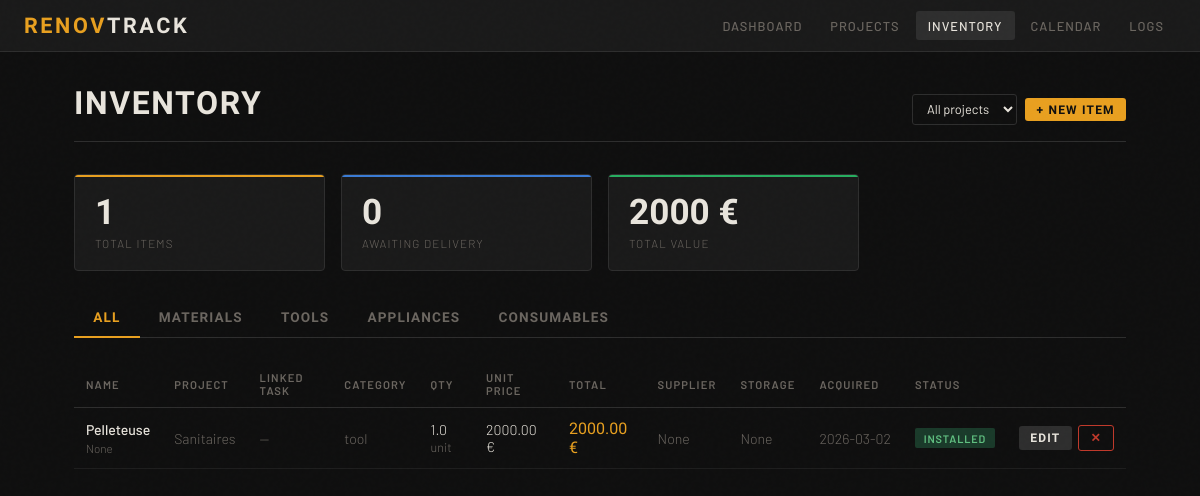
The page /inventory on the database as committed earlier.
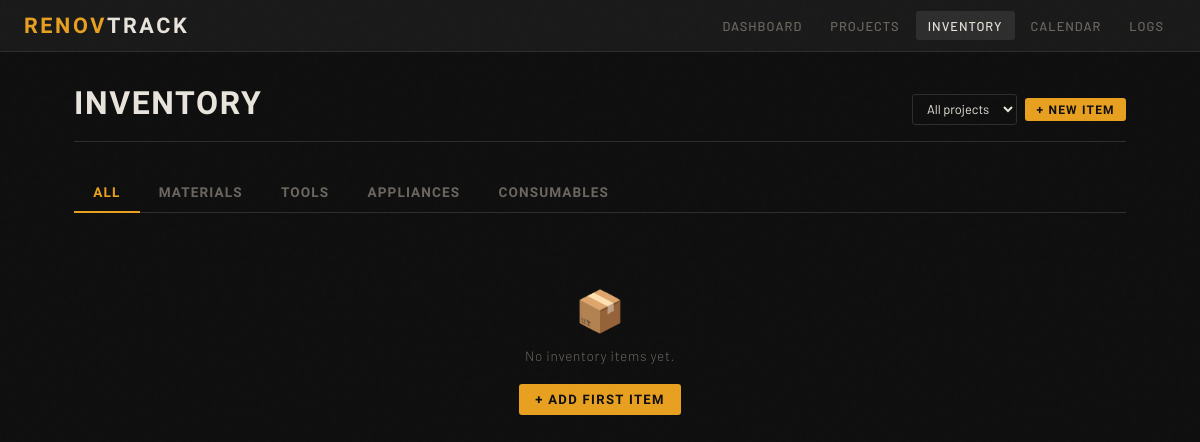
The same page on the database as committed later.
### app/models/models.py (models this page shows, shortened)
class InventoryItemBase(SQLModel):
    name: str
    category: str = "material"  # material | tool | appliance | consumable
    quantity: float = 0.0
    unit: str = "unit"
    unit_price: float = 0.0
    status: str = "pending"  # pending | ordered | delivered | installed
    supplier: Optional[str] = None
    acquisition_date: Optional[date] = None
    storage: Optional[str] = None
    notes: Optional[str] = None

class InventoryItem(InventoryItemBase, table=True):
    id: Optional[int] = Field(default=None, primary_key=True)
    project_id: int = Field(foreign_key="project.id")
    zone_id: Optional[int] = Field(default=None, foreign_key="zone.id")
    linked_task_id: Optional[int] = Field(default=None, foreign_key="task.id")
    created_at: datetime = Field(default_factory=datetime.utcnow)
    project: Optional[Project] = Relationship(back_populates="inventory_items")
    zone: Optional[Zone] = Relationship(back_populates="inventory_items")
    linked_task: Optional[Task] = Relationship(back_populates="inventory_items")

class ProjectBase(SQLModel):
    name: str
    description: Optional[str] = None
    status: str = "planning"  # planning | active | on_hold | done
    budget_total: float = 0.0
    start_date: Optional[date] = None
    estimated_end_date: Optional[date] = None

class Project(ProjectBase, table=True):
    id: Optional[int] = Field(default=None, primary_key=True)
    building_id: int = Field(foreign_key="building.id")
    created_at: datetime = Field(default_factory=datetime.utcnow)
    building: Optional[Building] = Relationship(back_populates="projects")
    zones: List["Zone"] = Relationship(back_populates="project")
    tasks: List["Task"] = Relationship(back_populates="project")
    inventory_items: List["InventoryItem"] = Relationship(back_populates="project")
    expenses: List["Expense"] = Relationship(back_populates="project")
    daily_logs: List["DailyLog"] = Relationship(back_populates="project")

### app/routers/pages.py (the view)
@router.get("/inventory")
async def inventory_page(
    request: Request,
    project_id: Optional[int] = Query(default=None),
    session: AsyncSession = Depends(get_session),
):
    q = select(InventoryItem)
    if project_id:
        q = q.where(InventoryItem.project_id == project_id)
    items_r = await session.execute(
        q.order_by(
            InventoryItem.acquisition_date.desc().nullslast(), InventoryItem.name
        )
    )
    items = items_r.scalars().all()
    proj_r = await session.execute(select(Project))
    proj_map = {p.id: p for p in proj_r.scalars().all()}
    task_r = await session.execute(select(Task))
    task_map = {t.id: t for t in task_r.scalars().all()}
    for item in items:
        item.project = proj_map.get(item.project_id)
        item.linked_task = (
            task_map.get(item.linked_task_id) if item.linked_task_id else None
        )
    return templates.TemplateResponse(
        "inventory.html",
        {
            "request": request,
            "items": items,
            "projects": list(proj_map.values()),
            "selected_project_id": project_id,
        },
    )

### app/templates/inventory.html (shortened to what this page needs)
{% extends "base.html" %}
{% block content %}
<div class="page-header">
  <h1>Inventory</h1>
  <div style="display:flex;gap:0.5rem;align-items:center">
    <select id="project-filter" onchange="applyFilter()" style="width:auto;padding:0.35rem 0.65rem;font-size:0.8rem">
      <option value="">All projects</option>
    </select>
    <button class="btn btn-primary btn-sm"
      hx-get="/inventory/new{% if selected_project_id %}?project_id={{ selected_project_id }}{% endif %}"
      hx-target="#modal-container"
      hx-swap="innerHTML">+ New Item</button>
  </div>
</div>
{% if items %}
<div class="grid-3" style="margin-bottom:1.75rem">
  <div class="stat-box">
    <div class="stat-value">{{ items|length }}</div>
    <div class="stat-label">Total Items</div>
  </div>
  <div class="stat-box blue">
    <div class="stat-value">{{ items|selectattr('status','eq','pending')|list|length + items|selectattr('status','eq','ordered')|list|length }}</div>
    <div class="stat-label">Awaiting Delivery</div>
  </div>
  <div class="stat-box green" style="--accent-line: var(--success)">
    {% set total_val = namespace(v=0) %}
    {% for i in items %}{% if i.unit_price %}{% set total_val.v = total_val.v + i.unit_price * i.quantity %}{% endif %}{% endfor %}
    <div class="stat-value">{{ "%.0f"|format(total_val.v) }} €</div>
    <div class="stat-label">Total Value</div>
  </div>
</div>
{% endif %}
<div class="tabs" id="cat-tabs">
  <a class="tab active" href="#" onclick="filterCat(event,'all')">All</a>
  <a class="tab" href="#" onclick="filterCat(event,'material')">Materials</a>
  <a class="tab" href="#" onclick="filterCat(event,'tool')">Tools</a>
  <a class="tab" href="#" onclick="filterCat(event,'appliance')">Appliances</a>
  <a class="tab" href="#" onclick="filterCat(event,'consumable')">Consumables</a>
</div>
{% if items %}
<div style="overflow-x:auto">
<table id="inventory-table">
  <thead>
    <tr>
      <th>Name</th>
      <th>Project</th>
      <th>Linked Task</th>
      <th>Category</th>
      <th>Qty</th>
      <th>Unit Price</th>
      <th>Total</th>
      <th>Supplier</th>
      <th>Storage</th>
      <th>Acquired</th>
      <th>Status</th>
      <th></th>
    </tr>
  </thead>
  <tbody>
  {% for item in items %}
  <tr data-cat="{{ item.category }}" data-project="{{ item.project_id }}">
    <td>
      <span style="font-weight:500">{{ item.name }}</span>
      {% if item.notes %}
      <div style="font-size:0.73rem;color:var(--muted);margin-top:0.15rem">{{ item.notes }}</div>
      {% endif %}
    </td>
    <td style="color:var(--muted)">
      {% if item.project %}<a href="/projects/{{ item.project_id }}" style="color:var(--muted);text-decoration:none;hover:color:var(--text)">{{ item.project.name }}</a>{% else %}—{% endif %}
    </td>
    <td style="color:var(--muted)">
      {% if item.linked_task %}{{ item.linked_task.title }}{% else %}—{% endif %}
    </td>
    <td style="color:var(--muted)">{{ item.category }}</td>
    <td>{{ item.quantity }} <span style="color:var(--muted);font-size:0.78rem">{{ item.unit }}</span></td>
    <td>
      {% if item.unit_price is not none %}
      {{ "%.2f"|format(item.unit_price) }} €
      {% else %}—{% endif %}
    </td>
    <td style="font-family:'Barlow Condensed',sans-serif;font-size:1rem;color:var(--accent)">
      {% if item.unit_price is not none %}
      {{ "%.2f"|format(item.unit_price * item.quantity) }} €
      {% else %}—{% endif %}
    </td>
    <td style="color:var(--muted)">{{ item.supplier or "—" }}</td>
    <td style="color:var(--muted)">{{ item.storage or "—" }}</td>
    <td style="color:var(--muted);white-space:nowrap">{{ item.acquisition_date or "—" }}</td>
    <td><span class="badge badge-{{ item.status }}">{{ item.status }}</span></td>
    <td style="white-space:nowrap">
      <button class="btn btn-secondary btn-sm"
        hx-get="/inventory/{{ item.id }}/edit"
        hx-target="#modal-container"
        hx-swap="innerHTML">Edit</button>
      <button class="btn btn-danger btn-sm"
        hx-delete="/inventory/{{ item.id }}"
        hx-confirm="Delete {{ item.name }}?"
        hx-target="closest tr"
        hx-swap="outerHTML"
        style="margin-left:0.25rem">✕</button>
    </td>
  </tr>
  {% endfor %}
  </tbody>
</table>
</div>
{% else %}
<div class="empty-state">
  <div class="empty-icon">📦</div>
  <p>No inventory items yet.</p>
  <button class="btn btn-primary"
    style="margin-top:1.25rem"
    hx-get="/inventory/new"
    hx-target="#modal-container"
    hx-swap="innerHTML">+ Add First Item</button>
</div>
{% endif %}
{% endblock %}

### app/templates/base.html (shortened to what this page needs)
<!DOCTYPE html>
<html lang="en">
<head>
</head>
<body>
<nav>
  <a href="/" class="nav-brand">Renov<span>Track</span></a>
  <div class="nav-links">
    <a href="/"          class="{% if request.url.path == '/' %}active{% endif %}">Dashboard</a>
    <a href="/projects"  class="{% if '/projects' in request.url.path %}active{% endif %}">Projects</a>
    <a href="/inventory" class="{% if '/inventory' in request.url.path %}active{% endif %}">Inventory</a>
    <a href="/calendar"  class="{% if '/calendar' in request.url.path %}active{% endif %}">Calendar</a>
    <a href="/logs"      class="{% if request.url.path == '/logs' or request.url.path.startswith('/logs/') %}active{% endif %}">Logs</a>
  </div>
</nav>
<div class="container">
  {% block content %}{% endblock %}
</div>
</body>
</html>

### app/templates/base.html (style rules this page uses)
:root { --bg: #0f0f0f; --surface: #1a1a1a; --border: #2e2e2e; --text: #e8e4dc; --muted: #6b6660; --accent: #e8a020; --accent2: #3a7bd5; --danger: #c0392b; --success: #27ae60; --warn: #e67e22; }
* { box-sizing: border-box; margin: 0; padding: 0; }
body { background: var(--bg); color: var(--text); font-family: 'Barlow', sans-serif; font-weight: 300; min-height: 100vh; font-size: 15px; }
body::before { content: ''; position: fixed; inset: 0; pointer-events: none; z-index: 9999; opacity: 0.4; }
nav { background: var(--surface); border-bottom: 1px solid var(--border); padding: 0 1.5rem; display: flex; align-items: center; justify-content: space-between; height: 52px; position: sticky; top: 0; z-index: 100; }
.nav-brand { font-family: 'Barlow Condensed', sans-serif; font-weight: 700; font-size: 1.35rem; letter-spacing: 0.12em; text-transform: uppercase; color: var(--accent); text-decoration: none; }
.nav-brand span { color: var(--text); }
.nav-links { display: flex; gap: 0.25rem; }
.nav-links a { color: var(--muted); text-decoration: none; font-size: 0.8rem; font-weight: 500; letter-spacing: 0.08em; text-transform: uppercase; padding: 0.4rem 0.75rem; border-radius: 3px; transition: color 0.15s, background 0.15s; }
.nav-links a:hover, .nav-links a.active { color: var(--text); background: var(--border); }
.container { max-width: 1100px; margin: 0 auto; padding: 2rem 1.5rem; }
.page-header { display: flex; align-items: baseline; justify-content: space-between; margin-bottom: 2rem; padding-bottom: 1rem; border-bottom: 1px solid var(--border); }
.page-header h1 { font-family: 'Barlow Condensed', sans-serif; font-size: 2rem; font-weight: 700; letter-spacing: 0.05em; text-transform: uppercase; }
.btn { display: inline-flex; align-items: center; gap: 0.4rem; font-family: 'Barlow Condensed', sans-serif; font-weight: 600; font-size: 0.82rem; letter-spacing: 0.1em; text-transform: uppercase; padding: 0.5rem 1rem; border-radius: 3px; border: none; cursor: pointer; text-decoration: none; transition: all 0.15s; }
.btn-primary { background: var(--accent); color: #0f0f0f; }
.btn-sm { padding: 0.3rem 0.7rem; font-size: 0.75rem; }
input, select, textarea { width: 100%; background: var(--bg); border: 1px solid var(--border); color: var(--text); padding: 0.55rem 0.75rem; border-radius: 3px; font-family: 'Barlow', sans-serif; font-size: 0.9rem; transition: border-color 0.15s; }
.tabs { display: flex; gap: 0; border-bottom: 1px solid var(--border); margin-bottom: 1.5rem; }
.tab { font-family: 'Barlow Condensed', sans-serif; font-size: 0.85rem; font-weight: 600; letter-spacing: 0.08em; text-transform: uppercase; padding: 0.65rem 1.2rem; color: var(--muted); cursor: pointer; border-bottom: 2px solid transparent; margin-bottom: -1px; transition: color 0.15s, border-color 0.15s; text-decoration: none; }
.tab.active { color: var(--accent); border-bottom-color: var(--accent); }
.empty-state { text-align: center; padding: 3rem 1rem; color: var(--muted); }
.empty-state .empty-icon { font-size: 2.5rem; margin-bottom: 0.75rem; }
.empty-state p { font-size: 0.85rem; letter-spacing: 0.05em; }

Rows that differ between the two databases and show on the page:
removed InventoryItem: name "Pelleteuse", notes "None", project.name "Sanitaires", category "tool", quantity "1.0", unit "unit", unit_price "2000.00", item.unit_price*item.quantity "2000.00", supplier "None", storage "None", acquisition_date "2026-03-02", status "INSTALLED"
Other text that changed with them:
{{ items|length }}: "1" → (not shown)
{{ "%.0f"|format(total_val.v) }}: "2000" → (not shown)
text no longer shown: "TOTAL ITEMS 0 AWAITING DELIVERY € TOTAL VALUE NAME PROJECT LINKED TASK CATEGORY QTY UNIT PRICE TOTAL SUPPLIER STORAGE ACQUIRED STATUS"
text now shown: "📦 No inventory items yet. + ADD FIRST ITEM"
